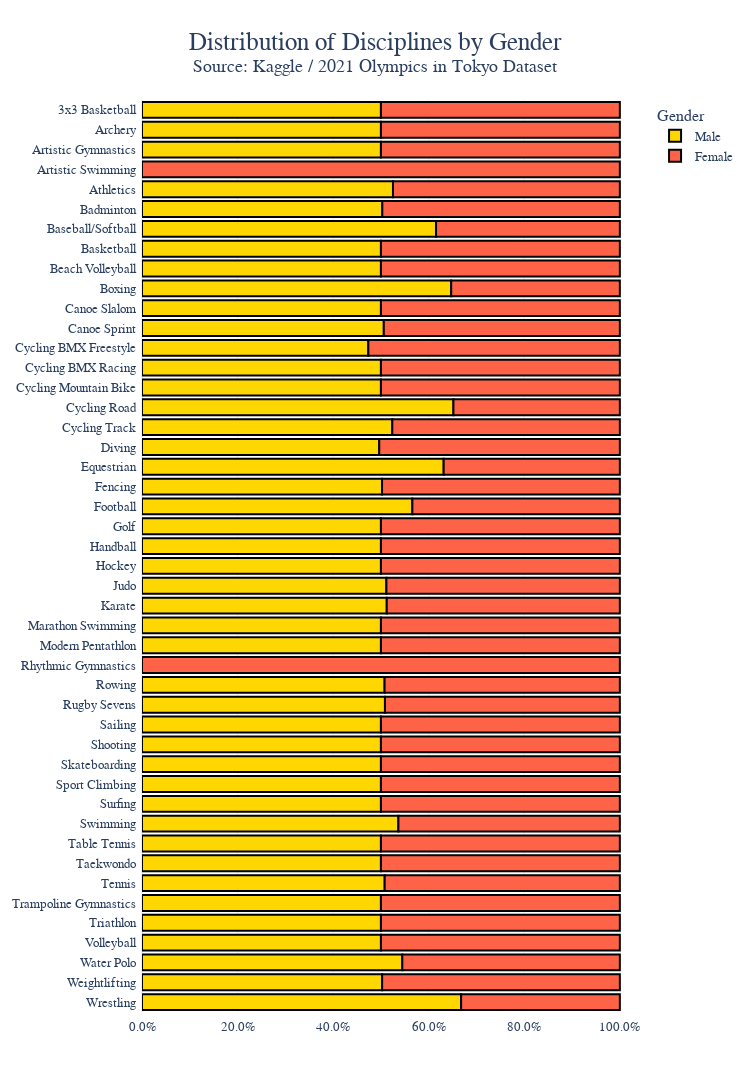

Write notebook code for a chart like this one.
### Code cell
# plot
discipline_gender.sort_values('Discipline', ascending=False, inplace=True)
fig4 = go.Figure(
    data = [
        # data for males
        go.Bar(
            name='Male', # name for this bar chart 
            y=discipline_gender['Discipline'], # sports data
            x=discipline_gender['Male'] / discipline_gender['Total'], # male ratio competeing
            orientation='h', # horizontal chart
            # bar colors and aesthetics
            marker=dict(color='gold', line=dict(color='black', width=2))
        ),
        # data for females
        go.Bar(
            name='Female',  # name for this bar chart 
            y=discipline_gender['Discipline'], # sports data
            x=discipline_gender['Female']/discipline_gender['Total'], # female ratio competeing
            orientation='h',
            # bar colors and aesthetics
            marker=dict(color='tomato', line=dict(color='black', width=2))
        ),
    ]
)
fig4.update_layout(
    barmode='relative', 
    margin = dict(pad=5), 
    title = dict(
        text='Distribution of Disciplines by Gender<br><sup>Source: Kaggle / 2021 Olympics in Tokyo Dataset</sup>',
        font=dict(family='Arial', size=25),        
    ),
    title_x = 0.5,
    font = dict(family='Arial', size=13), # font for axis labels
    height = 1100, 
    width = 750,
    xaxis_tickformat = '.1%', # fix x axis format ; try commenting to see difference
    template = 'plotly_white', # theme
    legend = dict(title='Gender') # legend name 
)
fig4.show()

### Figure 1 — Plotly figure (JSON) as saved in the notebook; plotly's stock layout.template omitted (floating-point values rounded to 4 significant figures)
{"data": [{"marker": {"color": "gold", "line": {"color": "black", "width": 2}}, "name": "Male", "orientation": "h", "type": "bar", "x": [0.6678, 0.5025, 0.5448, 0.5, 0.5, 0.5, 0.5079, 0.5, 0.5, 0.5366, 0.5, 0.5, 0.5, 0.5, 0.5, 0.5084, 0.5077, 0, 0.5, 0.5, 0.5122, 0.5115, 0.5, 0.5, 0.5, 0.5658, 0.5023, 0.6313, 0.4965, 0.5238, 0.6517, 0.5, 0.5, 0.4737, 0.506, 0.5, 0.6471, 0.5, 0.5, 0.6154, 0.5029, 0.5252, 0, 0.5, 0.5, 0.5], "y": ["Wrestling", "Weightlifting", "Water Polo", "Volleyball", "Triathlon", "Trampoline Gymnastics", "Tennis", "Taekwondo", "Table Tennis", "Swimming", "Surfing", "Sport Climbing", "Skateboarding", "Shooting", "Sailing", "Rugby Sevens", "Rowing", "Rhythmic Gymnastics", "Modern Pentathlon", "Marathon Swimming", "Karate", "Judo", "Hockey", "Handball", "Golf", "Football", "Fencing", "Equestrian", "Diving", "Cycling Track", "Cycling Road", "Cycling Mountain Bike", "Cycling BMX Racing", "Cycling BMX Freestyle", "Canoe Sprint", "Canoe Slalom", "Boxing", "Beach Volleyball", "Basketball", "Baseball/Softball", "Badminton", "Athletics", "Artistic Swimming", "Artistic Gymnastics", "Archery", "3x3 Basketball"]}, {"marker": {"color": "tomato", "line": {"color": "black", "width": 2}}, "name": "Female", "orientation": "h", "type": "bar", "x": [0.3322, 0.4975, 0.4552, 0.5, 0.5, 0.5, 0.4921, 0.5, 0.5, 0.4634, 0.5, 0.5, 0.5, 0.5, 0.5, 0.4916, 0.4923, 1, 0.5, 0.5, 0.4878, 0.4885, 0.5, 0.5, 0.5, 0.4342, 0.4977, 0.3687, 0.5035, 0.4762, 0.3483, 0.5, 0.5, 0.5263, 0.494, 0.5, 0.3529, 0.5, 0.5, 0.3846, 0.4971, 0.4748, 1, 0.5, 0.5, 0.5], "y": ["Wrestling", "Weightlifting", "Water Polo", "Volleyball", "Triathlon", "Trampoline Gymnastics", "Tennis", "Taekwondo", "Table Tennis", "Swimming", "Surfing", "Sport Climbing", "Skateboarding", "Shooting", "Sailing", "Rugby Sevens", "Rowing", "Rhythmic Gymnastics", "Modern Pentathlon", "Marathon Swimming", "Karate", "Judo", "Hockey", "Handball", "Golf", "Football", "Fencing", "Equestrian", "Diving", "Cycling Track", "Cycling Road", "Cycling Mountain Bike", "Cycling BMX Racing", "Cycling BMX Freestyle", "Canoe Sprint", "Canoe Slalom", "Boxing", "Beach Volleyball", "Basketball", "Baseball/Softball", "Badminton", "Athletics", "Artistic Swimming", "Artistic Gymnastics", "Archery", "3x3 Basketball"]}], "layout": {"barmode": "relative", "font": {"family": "Arial", "size": 13}, "height": 1100, "legend": {"title": {"text": "Gender"}}, "margin": {"pad": 5}, "title": {"font": {"family": "Arial", "size": 25}, "text": "Distribution of Disciplines by Gender<br><sup>Source: Kaggle / 2021 Olympics in Tokyo Dataset</sup>", "x": 0.5}, "width": 750, "xaxis": {"tickformat": ".1%"}}}
